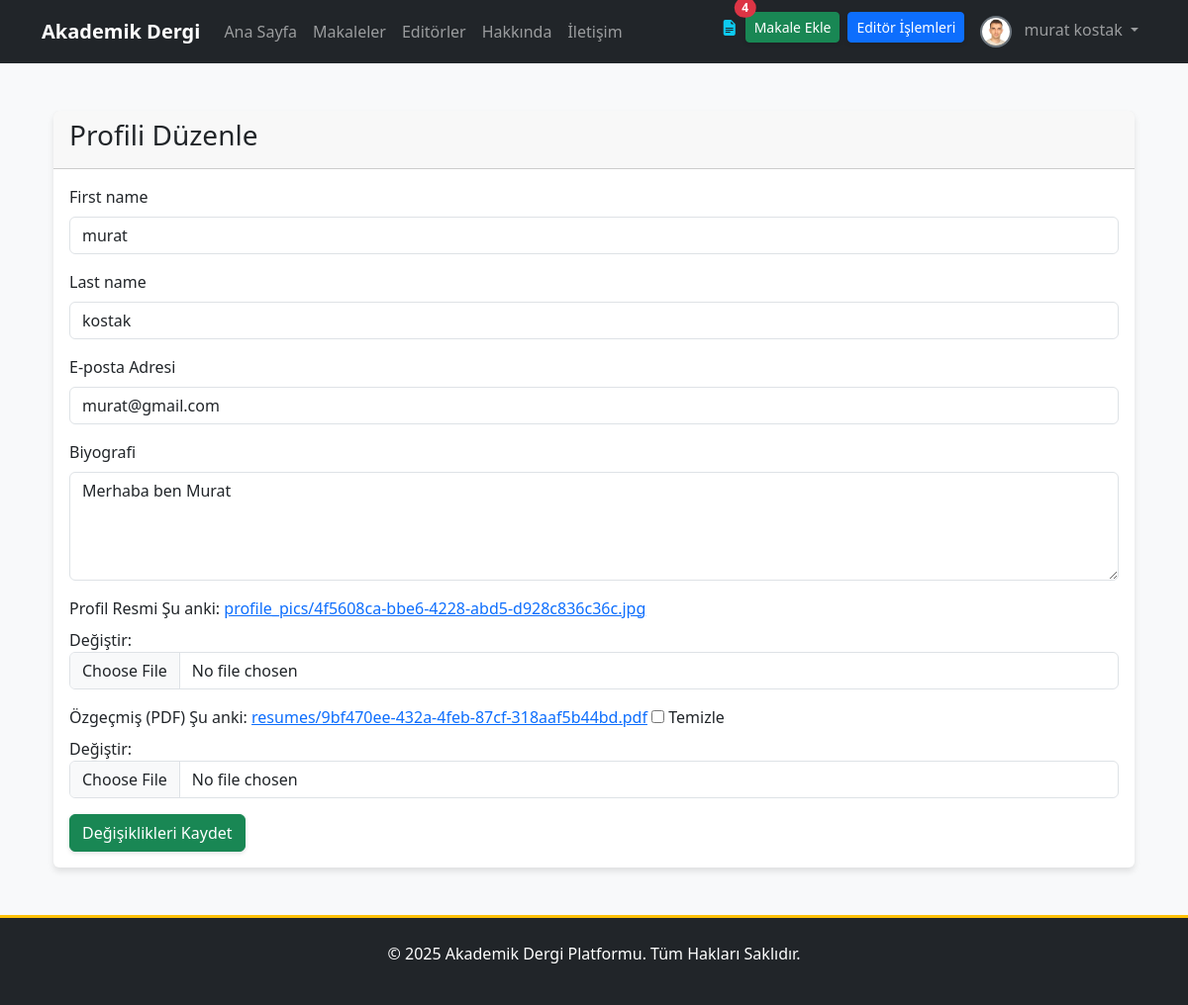
The app's page /users/profil/duzenle/ (signed in) with its own data.
### apps/users/models.py (models this page shows, shortened)
class User(AbstractUser):
    email = models.EmailField(unique=True, verbose_name="E-posta Adresi")
    biyografi = models.TextField(blank=True, null=True, verbose_name="Biyografi")
    profile_resmi = models.ImageField(
        upload_to=profile_pic_path,
        default='profile_pics/default.png',
        verbose_name="Profil Resmi"
    )
    resume = models.FileField(
        upload_to=resume_path,
        blank=True,
        null=True,
        verbose_name="Özgeçmiş (PDF)"
    )
    is_editor = models.BooleanField(default=False, verbose_name="Editör Yetkisi")
    goster_editorler_sayfasinda = models.BooleanField(
        default=False,
        verbose_name="Editörler Sayfasında Gösterilsin mi?"
    )
    def get_full_name(self):
        return f"{self.first_name} {self.last_name}".strip()

### apps/users/views.py (the view, shortened to what this page needs)
# urls.py: path('profil/duzenle/', ProfilDuzenleView.as_view(), name='profil_duzenle'),
class ProfilDuzenleView(LoginRequiredMixin, UpdateView):
    model = User
    form_class = CustomUserChangeForm
    template_name = 'users/profil_duzenle.html'
    success_url = reverse_lazy('profil')
    def get_object(self, queryset=None):
        return self.request.user

### apps/users/forms.py
class CustomUserChangeForm(forms.ModelForm):
    password = None
    class Meta:
        model = User
        fields = ('first_name', 'last_name', 'email', 'biyografi', 'profile_resmi', 'resume')
        widgets = {
            'biyografi': forms.Textarea(attrs={'rows': 4}),
        }

### apps/core/context_processors.py (called while the page is built)
def notification_context(request):
    if not request.user.is_authenticated:
        return {}
    user = request.user
    context = {}
    if user.is_superuser:
        context['unread_messages_count'] = IletisimFormu.objects.filter(cevaplandi=False).count()
    else:
        context['unread_messages_count'] = 0
    if user.is_superuser or user.is_editor:
        context['draft_articles_count'] = Makale.objects.filter(goster_makaleler_sayfasinda=False).count()
    else:
        context['draft_articles_count'] = 0
    context['unread_notes_count'] = Makale.objects.filter(
        yazarlar__user_hesabi=user,  # Doğru sorgu: Yazar modeli üzerinden kullanıcı hesabına ulaş
        admin_notu_okundu=False
    ).exclude(admin_notu__isnull=True).exclude(admin_notu__exact='').count()
    return context

### apps/core/templatetags/form_tags.py (called while the page is built)
@register.filter(name='add_class')
def add_class(field, css_class):
    existing_classes = field.field.widget.attrs.get('class', '')
    if field.errors:
        if existing_classes:
            existing_classes += ' is-invalid'
        else:
            existing_classes = 'is-invalid'
    return field.as_widget(attrs={'class': f'{existing_classes} {css_class}'.strip()})

@register.filter(name='is_checkbox')
def is_checkbox(field):
    return isinstance(field.field.widget, CheckboxInput)

### templates/users/profil_duzenle.html (shortened to what this page needs)
{% extends "base.html" %}
{% block content %}
<div class="container mt-5">
    <div class="card">
        <div class="card-header"><h3>Profili Düzenle</h3></div>
        <div class="card-body">
            <form method="post" enctype="multipart/form-data">
                {% include 'partials/_form.html' with form=form %}
                <button type="submit" class="btn btn-success">Değişiklikleri Kaydet</button>
            </form>
        </div>
    </div>
</div>
{% endblock %}

### templates/partials/_navbar.html (shortened to what this page needs)
<nav class="navbar navbar-expand-lg navbar-dark bg-dark">
    <div class="container">
        <a class="navbar-brand" href="{% url 'anasayfa' %}">Akademik Dergi</a>
        <div class="collapse navbar-collapse" id="navbarNav">
            <ul class="navbar-nav me-auto mb-2 mb-lg-0">
                <li class="nav-item"><a class="nav-link" href="{% url 'anasayfa' %}">Ana Sayfa</a></li>
                <li class="nav-item"><a class="nav-link" href="{% url 'makale_list' %}">Makaleler</a></li>
                <li class="nav-item"><a class="nav-link" href="{% url 'editorler' %}">Editörler</a></li>
                <li class="nav-item"><a class="nav-link" href="{% url 'hakkinda' %}">Hakkında</a></li>
                <li class="nav-item"><a class="nav-link" href="{% url 'iletisim' %}">İletişim</a></li>
            </ul>
            <ul class="navbar-nav ms-auto">
                {% if user.is_authenticated %}
                    {% if user.is_superuser or user.is_editor %}
                        {% if draft_articles_count > 0 %}
                        <li class="nav-item">
                            <a href="{% url 'dashboard:editor_panel' %}?status=draft" class="nav-link position-relative text-info" title="Taslak Makaleler">
                                <i class="bi bi-file-earmark-text-fill"></i>
                                <span class="position-absolute top-0 start-100 translate-middle badge rounded-pill bg-danger">{{ draft_articles_count }}</span>
                            </a>
                        </li>
                        {% endif %}
                    {% endif %}
                    <li class="nav-item"><a href="{% url 'makale_ekle' %}" class="btn btn-success btn-sm me-2 mt-1">Makale Ekle</a></li>
                    {% if user.is_editor and not user.is_superuser %}
                    <li class="nav-item"><a href="{% url 'dashboard:editor_panel' %}" class="btn btn-primary btn-sm me-2 mt-1">Editör İşlemleri</a></li>
                    {% endif %}
                    <li class="nav-item dropdown">
                        <a class="nav-link dropdown-toggle" href="#" id="navbarDropdown" role="button" data-bs-toggle="dropdown" aria-expanded="false">
                            <img src="{{ user.profile_resmi.url }}" alt="{{ user.username }}" class="rounded-circle me-2" style="width:32px; height:32px; object-fit:cover;">
                            {{ user.get_full_name|default:user.username }}
                        </a>
                    </li>
                {% endif %}
            </ul>
        </div>
    </div>
</nav>

### templates/partials/_form.html (shortened to what this page needs)
{% load form_tags %}
{% for field in form.visible_fields %}
    <div class="mb-3">
        {% if field|is_checkbox %}
            <div class="form-check form-switch">
                {{ field|add_class:'form-check-input' }}
                <label for="{{ field.id_for_label }}" class="form-check-label">{{ field.label }}</label>
            </div>
        {% else %}
            <label for="{{ field.id_for_label }}" class="form-label">{{ field.label }}</label>
            {% if field.field.widget.input_type == 'file' %}
                {{ field|add_class:'form-control' }}
            {% elif field.field.widget.input_type == 'select' %}
                {{ field|add_class:'form-select' }}
            {% else %}
                 {{ field|add_class:'form-control' }}
            {% endif %}
        {% endif %}
    </div>
{% endfor %}

### static/css/style.css (style rules this page uses)
body { font-family: 'Segoe UI', Roboto, 'Helvetica Neue', Arial, sans-serif; background-color: #f8f9fa; transition: background-color 0.3s; }
.navbar-dark .navbar-nav .nav-link { transition: color 0.2s ease-in-out; }
.navbar-brand { font-weight: bold; }
.navbar .dropdown-toggle img { border: 2px solid #6c757d; transition: transform 0.2s; }
.btn { transition: all 0.3s ease; box-shadow: 0 2px 4px rgba(0,0,0,0.1); }
.card { transition: transform 0.3s ease, box-shadow 0.3s ease; border: none; box-shadow: 0 4px 6px rgba(0,0,0,0.1); }

### records on screen
User: profile_resmi (picture), get_full_name "murat kostak", visible_fields "murat" "kostak" "murat@gmail.com" "Merhaba ben Murat"

### other values on screen
{{ draft_articles_count }} "4"
{{ field.label }} "First name" "Last name" "E-posta Adresi" "Biyografi" "Profil Resmi" "Özgeçmiş (PDF)"
